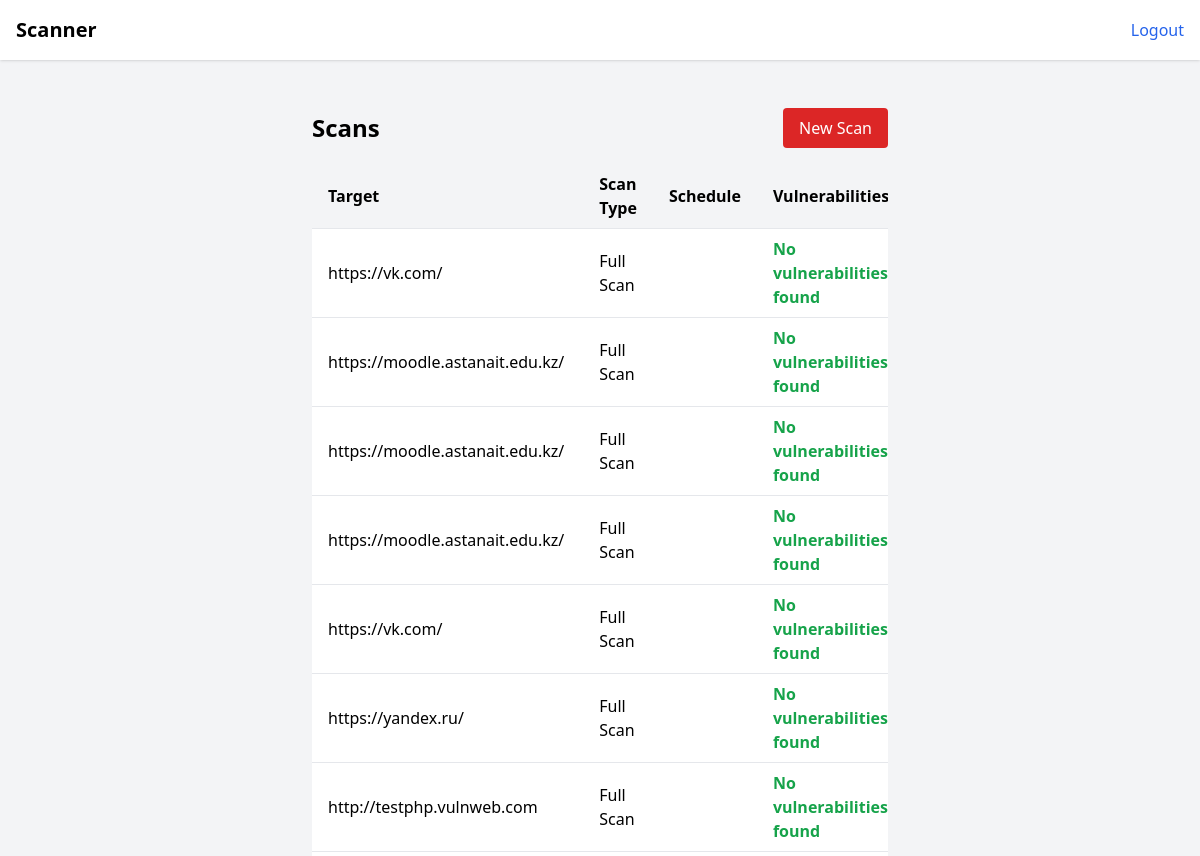
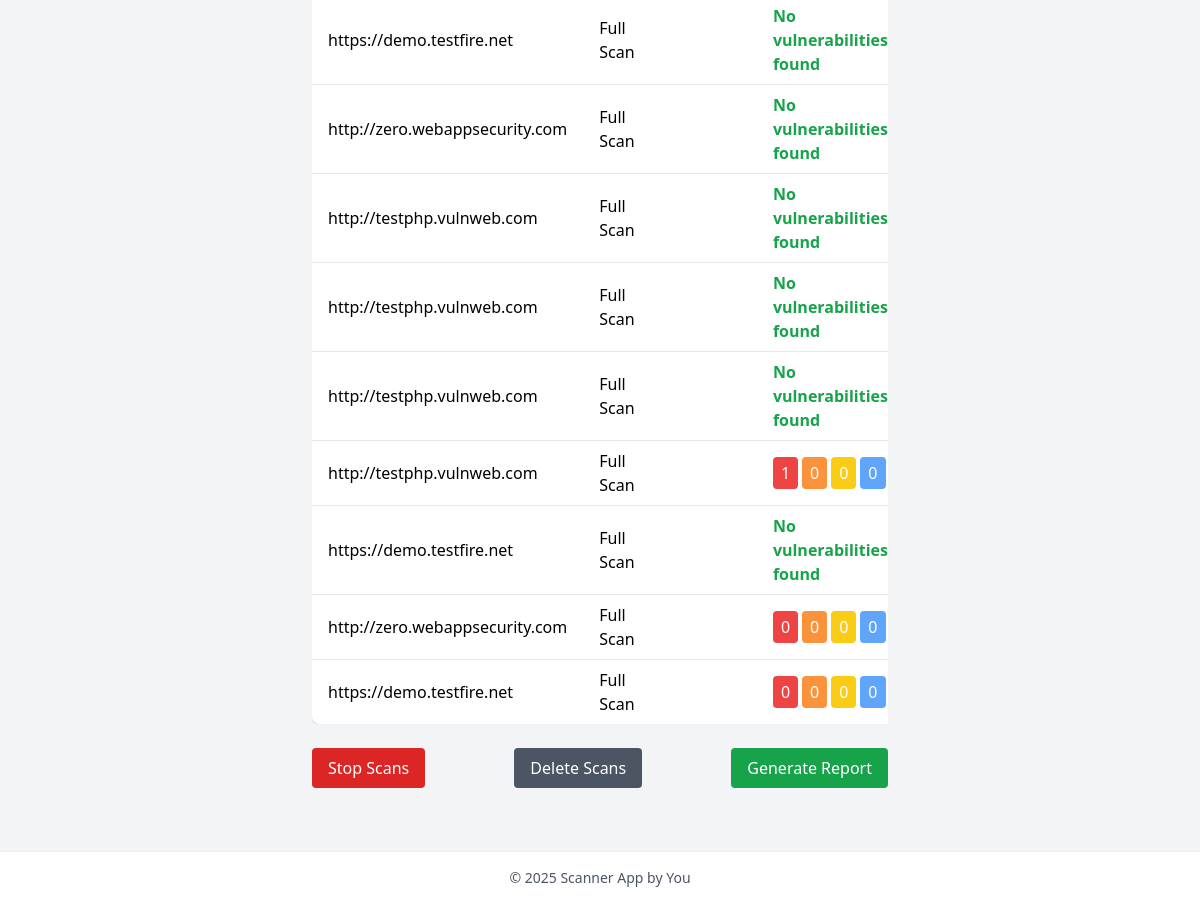
The app's page / (signed in) with its own data (2 pictures, top to bottom).
### scans/models.py (models this page shows, shortened)
class Scan(models.Model):
    STATUS_CHOICES = [
        ('queued', 'Queued'),
        ('in_progress', 'In Progress'),
        ('completed', 'Completed'),
        ('error', 'Error'),
    ]
    user = models.ForeignKey(User, on_delete=models.CASCADE, default=1)
    target = models.URLField()
    scan_type = models.CharField(max_length=50, default='Full Scan')
    status = models.CharField(max_length=20, choices=STATUS_CHOICES, default='queued')
    created_at = models.DateTimeField(auto_now_add=True)
    vuln_critical = models.IntegerField(default=0)
    vuln_high = models.IntegerField(default=0)
    vuln_medium = models.IntegerField(default=0)
    vuln_low = models.IntegerField(default=0)
    vuln_info = models.IntegerField(default=0)
    open_ports = models.TextField(blank=True)
    sql_injection = models.BooleanField(null=True)
    xss = models.BooleanField(null=True)
    csrf = models.BooleanField(null=True)
    directory_traversal = models.BooleanField(null=True)
    security_headers = models.TextField(blank=True)
    error_message = models.TextField(blank=True)

### scans/views.py (the view)
# urls.py: path('', scan_list, name='scan_list'),
@login_required
def scan_list(request):
    scans = Scan.objects.all()
    filter_query = request.GET.get('filter', '')
    if filter_query:
        scans = scans.filter(target__icontains=filter_query)
    context = {'scans': scans}
    return render(request, 'scans/scan_list.html', context)

### scans/templates/scans/scan_list.html (shortened to what this page needs)
{% extends 'base.html' %}
{% block content %}
<div class="container mx-auto p-6">
  <div class="flex justify-between items-center mb-4">
    <h1 class="text-2xl font-bold">Scans</h1>
    <button class="bg-red-600 hover:bg-red-700 text-white px-4 py-2 rounded" onclick="openModal()">New Scan</button>
  </div>
  {% if scans %}
    <div class="overflow-x-auto mb-6">
      <table class="min-w-full bg-white shadow rounded-lg">
        <thead class="bg-gray-100">
          <tr>
            <th class="px-4 py-2 text-left">Target</th>
            <th class="px-4 py-2 text-left">Scan Type</th>
            <th class="px-4 py-2 text-left">Schedule</th>
            <th class="px-4 py-2 text-left">Vulnerabilities</th>
          </tr>
        </thead>
        <tbody>
          {% for scan in scans %}
            <tr class="border-t">
              <td class="px-4 py-2">{{ scan.target }}</td>
              <td class="px-4 py-2">{{ scan.scan_type }}</td>
              <td class="px-4 py-2">{{ scan.schedule }}</td>
              <td class="px-4 py-2">
                {% if scan.status == "Completed" and scan.vuln_critical == 0 and scan.vuln_high == 0 and scan.vuln_medium == 0 and scan.vuln_low == 0 and scan.vuln_info == 0 %}
                  <span class="text-green-600 font-semibold">No vulnerabilities found</span>
                {% else %}
                  <div class="flex gap-1">
                    <span class="badge bg-red-500 text-white px-2 py-1 rounded">{{ scan.vuln_critical }}</span>
                    <span class="badge bg-orange-400 text-white px-2 py-1 rounded">{{ scan.vuln_high }}</span>
                    <span class="badge bg-yellow-400 text-white px-2 py-1 rounded">{{ scan.vuln_medium }}</span>
                    <span class="badge bg-blue-400 text-white px-2 py-1 rounded">{{ scan.vuln_low }}</span>
                  </div>
                {% endif %}
              </td>
            </tr>
          {% endfor %}
        </tbody>
      </table>
    </div>
  {% else %}
    <p class="text-gray-600 text-center mt-10">No scans have been performed yet.</p>
  {% endif %}
  <div class="flex justify-between mb-4">
    <button class="bg-red-600 text-white px-4 py-2 rounded hover:bg-red-700">Stop Scans</button>
    <button class="bg-gray-600 text-white px-4 py-2 rounded hover:bg-gray-700">Delete Scans</button>
    <button class="bg-green-600 text-white px-4 py-2 rounded hover:bg-green-700">Generate Report</button>
  </div>
</div>
{% endblock %}

### templates/base.html (shortened to what this page needs)
<!DOCTYPE html>
<html lang="en">
<head>
  <script src="https://cdn.tailwindcss.com"></script>
</head>
<body class="bg-gray-100 min-h-screen flex flex-col">
  <header class="bg-white shadow p-4 flex justify-between items-center">
    <h1 class="text-xl font-bold">Scanner</h1>
    <div>
      {% if user.is_authenticated %}
        <form method="POST" action="{% url 'logout' %}">
          <button type="submit" class="text-blue-600 hover:text-blue-800">Logout</button>
        </form>
      {% else %}
        <a href="{% url 'login' %}" class="text-blue-600 hover:text-blue-800">Login</a>
      {% endif %}
    </div>
  </header>
  <main class="flex-grow container mx-auto max-w-2xl p-6">
    {% block content %}{% endblock %}
  </main>
  <footer class="bg-white shadow text-center p-4 text-sm text-gray-600">
    © 2025 Scanner App by You
  </footer>
</body>
</html>

### records on screen
Scan: target "https://vk.com/", scan_type "Full Scan", status "No vulnerabilities found"
Scan: target "https://moodle.astanait.edu.kz/", scan_type "Full Scan", status "No vulnerabilities found"
Scan: target "https://moodle.astanait.edu.kz/", scan_type "Full Scan", status "No vulnerabilities found"
Scan: target "https://moodle.astanait.edu.kz/", scan_type "Full Scan", status "No vulnerabilities found"
Scan: target "https://vk.com/", scan_type "Full Scan", status "No vulnerabilities found"
Scan: target "https://yandex.ru/", scan_type "Full Scan", status "No vulnerabilities found"
Scan: target "http://testphp.vulnweb.com", scan_type "Full Scan", status "No vulnerabilities found"
Scan: target "https://demo.testfire.net", scan_type "Full Scan", status "No vulnerabilities found"
Scan: target "http://zero.webappsecurity.com", scan_type "Full Scan", status "No vulnerabilities found"
Scan: target "http://testphp.vulnweb.com", scan_type "Full Scan", status "No vulnerabilities found"
Scan: target "http://testphp.vulnweb.com", scan_type "Full Scan", status "No vulnerabilities found"
Scan: target "http://testphp.vulnweb.com", scan_type "Full Scan", status "No vulnerabilities found"
Scan: target "http://testphp.vulnweb.com", scan_type "Full Scan", vuln_critical "1", vuln_high "0", vuln_medium "0", vuln_low "0"
Scan: target "https://demo.testfire.net", scan_type "Full Scan", status "No vulnerabilities found"
Scan: target "http://zero.webappsecurity.com", scan_type "Full Scan", vuln_critical "0", vuln_high "0", vuln_medium "0", vuln_low "0"
Scan: target "https://demo.testfire.net", scan_type "Full Scan", vuln_critical "0", vuln_high "0", vuln_medium "0", vuln_low "0"
